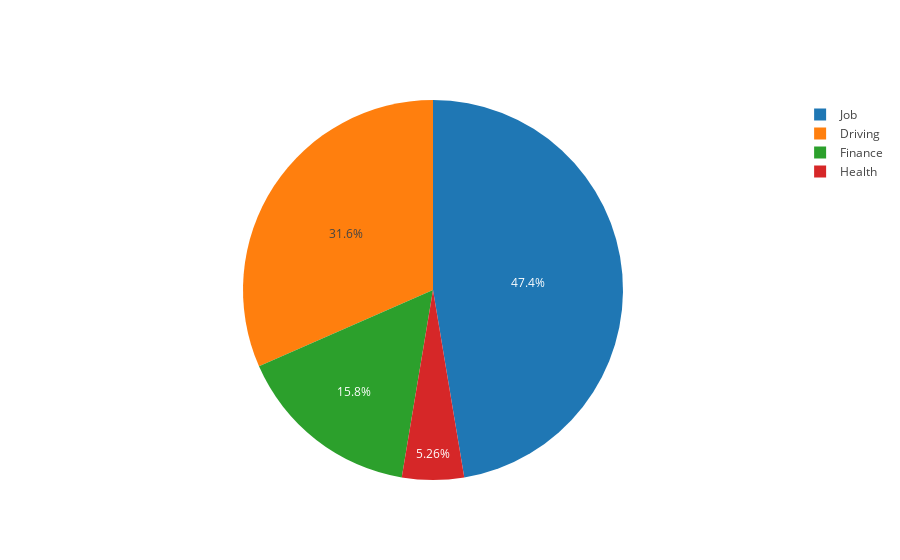

The notebook cell saved with this chart:
### Markdown cell above
## Plot stress data

### Code cell
ds.plot_stress_pie()

### Figure 1 — Plotly figure (JSON) as saved in the notebook; plotly's stock layout.template omitted (floating-point values rounded to 4 significant figures)
{"data": [{"labels": ["Driving", "Finance", "Health", "Job"], "type": "pie", "uid": "756ae669-5839-4297-ae45-737c1c8645a9", "values": [6, 3, 1, 9]}], "layout": {"autosize": true}}
